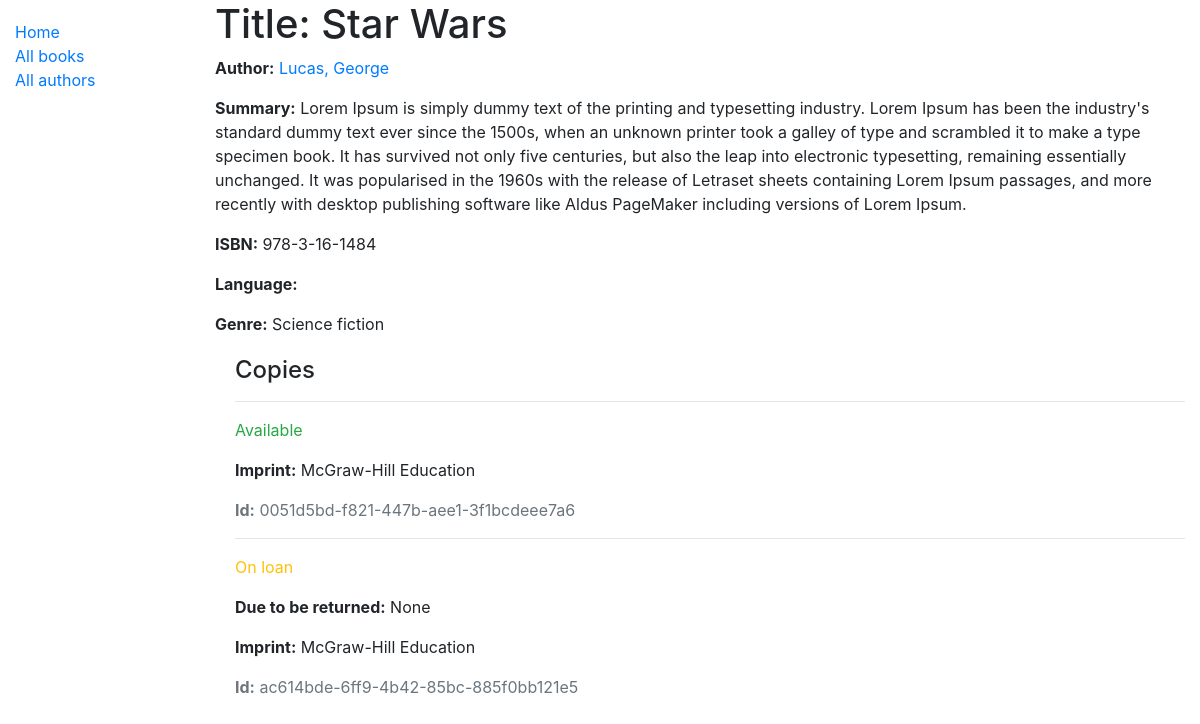
/catalog/book/1, run on the app's committed database.
### catalog/models.py (models this page shows, shortened)
class Book(models.Model):
    title = models.CharField(max_length=200)
    author = models.ForeignKey("Author", on_delete=models.SET_NULL, null=True)
    summary = models.TextField(
        max_length=1000, help_text="Enter a brief description of the book"
    )
    isbn = models.CharField(
        "ISBN",
        max_length=13,
        help_text='13 Character <a href="https://www.isbn-international.org/content/what-isbn">ISBN number</a>',
    )
    genre = models.ManyToManyField(Genre, help_text="Select a genre for this book")
    def display_genre(self):
        """Create a string for the Genre. This is required to display genre in Admin."""
        return ", ".join(genre.name for genre in self.genre.all()[:3])
    display_genre.short_description = "Genre"

class Author(models.Model):
    first_name = models.CharField(max_length=100)
    last_name = models.CharField(max_length=100)
    date_of_birth = models.DateField(null=True, blank=True)
    date_of_death = models.DateField("Died", null=True, blank=True)
    class Meta:
        ordering = ["last_name", "first_name"]
    def __str__(self):
        return f"{self.last_name}, {self.first_name}"

class Genre(models.Model):
    name = models.CharField(
        max_length=200, help_text="Enter a book genre(e.g. Science fiction"
    )
    def __str__(self):
        return self.name

class BookInstance(models.Model):
    id = models.UUIDField(
        primary_key=True,
        default=uuid.uuid4,
        help_text="Unique ID for this particular book across whole library",
    )
    book = models.ForeignKey("Book", on_delete=models.SET_NULL, null=True)
    imprint = models.CharField(max_length=200)
    due_back = models.DateField(null=True, blank=True)
    LOAN_STATUS = (
        ("m", "Maintenance"),
        ("o", "On loan"),
        ("a", "Available"),
        ("r", "Reserved"),
    )
    status = models.CharField(
        max_length=1,
        choices=LOAN_STATUS,
        blank=True,
        default="m",
        help_text="Book availability",
    )
    class Meta:
        ordering = ["due_back"]

### catalog/views.py (the view)
# urls.py: path('book/<int:pk>', views.BookDetailView.as_view(), name='book-detail'),
class BookDetailView(generic.DetailView):
    model = Book

### catalog/templates/catalog/book_detail.html
{% extends "base_generic.html" %} {% block content %}
<h1>Title: {{ book.title }}</h1>
<p><strong>Author:</strong> <a href="">{{ book.author }}</a></p>
<p><strong>Summary:</strong> {{ book.summary }}</p>
<p><strong>ISBN:</strong> {{ book.isbn }}</p>
<p><strong>Language:</strong> {{ book.language }}</p>
<p><strong>Genre:</strong> {{ book.genre.all|join:", " }}</p>
<div style="margin-left: 20px; margin-top: 20px;">
  <h4>Copies</h4>
  {% for copy in book.bookinstance_set.all %}
  <hr />
  <p
    class="{% if copy.status == 'a' %}text-success{% elif copy.status == 'm' %}text-danger{% else %}text-warning{% endif %}"
  >
    {{ copy.get_status_display }}
  </p>
  {% if copy.status != 'a' %}
  <p><strong>Due to be returned:</strong> {{ copy.due_back }}</p>
  {% endif %}
  <p><strong>Imprint:</strong> {{ copy.imprint }}</p>
  <p class="text-muted"><strong>Id:</strong> {{ copy.id }}</p>
  {% endfor %}
</div>
{% endblock %}

### data on the page
Book: title "Star Wars", author "Lucas, George", summary "Lorem Ipsum is simply dummy text of the printing and typesetting industry. Lorem Ipsum has been the industry's standard dummy text ever since the 1500s, when an unknown printer took a galley of type and scrambled it to make a type specimen book. It has survived not only five centuries, but also the leap into electronic typesetting, remaining essentially unchanged. It was popularised in the 1960s with the release of Letraset sheets containing Lorem Ipsum passages, and more recently with desktop publishing software like Aldus PageMaker including versions of Lorem Ipsum.", isbn "978-3-16-1484", genre.all "Science fiction"
BookInstance: status "Available", imprint "McGraw-Hill Education", id "0051d5bd-f821-447b-aee1-3f1bcdeee7a6"
BookInstance: status "On loan", due_back "None", imprint "McGraw-Hill Education", id "ac614bde-6ff9-4b42-85bc-885f0bb121e5"
